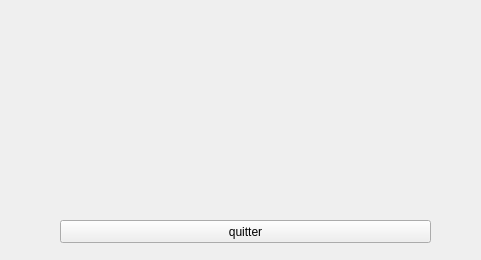
<?xml version="1.0" encoding="UTF-8"?>
<ui version="4.0">
 <class>Widget</class>
 <widget class="QWidget" name="Widget">
  <property name="geometry">
   <rect>
    <x>0</x>
    <y>0</y>
    <width>481</width>
    <height>260</height>
   </rect>
  </property>
  <property name="windowTitle">
   <string>Widget</string>
  </property>
  <widget class="QPushButton" name="pushButto_quitter">
   <property name="geometry">
    <rect>
     <x>60</x>
     <y>220</y>
     <width>371</width>
     <height>23</height>
    </rect>
   </property>
   <property name="text">
    <string>quitter</string>
   </property>
  </widget>
 </widget>
 <resources/>
 <connections/>
</ui>
